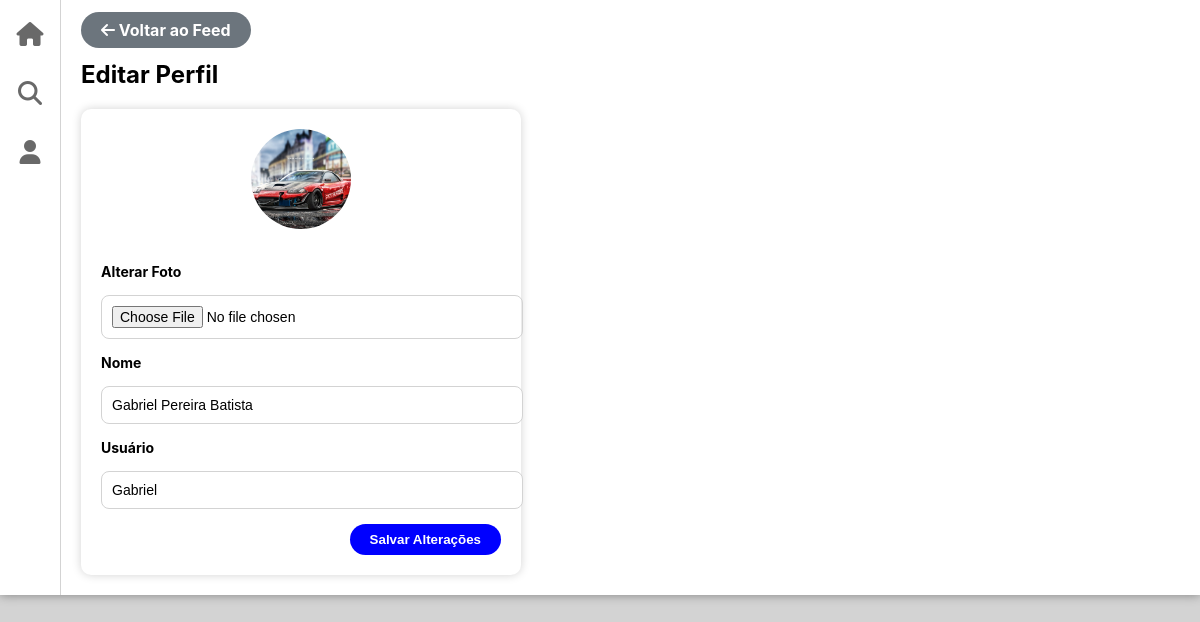
/views/perfil.php (signed in), run on the app's committed database.
### tables this page shows
CREATE TABLE `usuarios` (
  `id` int(11) NOT NULL,
  `nome` varchar(100) NOT NULL,
  `username` varchar(50) NOT NULL,
  `email` varchar(100) NOT NULL,
  `senha` varchar(255) NOT NULL,
  `foto_perfil` varchar(255) DEFAULT 'default.jpg',
  `data_nascimento` date DEFAULT NULL,
  `genero` enum('Feminino','Masculino','Outro') DEFAULT 'Outro',
  `data_cadastro` timestamp NOT NULL DEFAULT current_timestamp()
);

### models/Usuario.php (called while the page is built, shortened)
<?php
class Usuario {
    private $pdo;
    public function __construct($pdo) {
        $this->pdo = $pdo;
    }
    public function buscarPorId($id) {
        $stmt = $this->pdo->prepare("SELECT * FROM usuarios WHERE id = ?");
        $stmt->execute([$id]);
        return $stmt->fetch(PDO::FETCH_ASSOC);
    }
}
?>

### views/perfil.php (the view, shortened to what this page needs)
<?php
require_once '../config/conexao.php';
require_once '../models/Usuario.php';
$userModel = new Usuario($pdo);
$dadosUser = $userModel->buscarPorId($_SESSION['usuario_id']);
?>
<!DOCTYPE html>
<html lang="pt-BR">
<head>
    <link rel="stylesheet" href="../css/estilo.css">
    <link rel="stylesheet" href="https://cdnjs.cloudflare.com/ajax/libs/font-awesome/6.4.0/css/all.min.css">
</head>
<body>
    <div class="container">
        <aside class="sidebar">
            <a href="feed.php" class="sidebar-icon"><i class="fas fa-home"></i></a>
            <a href="pesquisa.php" class="sidebar-icon"><i class="fas fa-search"></i></a>
            <a href="perfil.php" class="sidebar-icon"><i class="fas fa-user"></i></a>
        </aside>
        <main class="content">
            <div style="margin-bottom: 20px;">
                <a href="feed.php" class="post-btn" style="background-color: #6c757d; text-decoration: none;">
                    <i class="fas fa-arrow-left"></i> Voltar ao Feed
                </a>
            </div>
            <h2>Editar Perfil</h2>
            <form class="form-cadastro" method="POST" enctype="multipart/form-data">
                <div style="text-align:center; margin-bottom:15px;">
                    <img src="../img/<?= $dadosUser['foto_perfil'] ?: 'default.jpg' ?>" style="width:100px; height:100px; border-radius:50%; object-fit:cover;">
                </div>
                <label>Alterar Foto</label>
                <input type="file" name="foto">
                <label>Nome</label>
                <input type="text" name="nome" value="<?= $dadosUser['nome'] ?>" required>
                <label>Usuário </label>
                <input type="text" name="usuario" value="<?= $dadosUser['username'] ?>" required>
                <button type="submit" class="post-btn">Salvar Alterações</button>
            </form>
        </main>
    </div>
</body>
</html>

### css/estilo.css (style rules this page uses)
body { font-family: -apple-system, BlinkMacSystemFont, 'Segoe UI', Roboto, Helvetica, Arial, sans-serif; background-color: lightgray; margin: 0; padding: 0; display: flex; justify-content: center; align-items: flex-start; min-height: 100vh; }
.container { display: flex; width: 100%; max-width: 1200px; background-color: white; box-shadow: 0 0 10px gray; }
.sidebar { width: 60px; background-color: white; border-right: 1px solid lightgray; display: flex; flex-direction: column; align-items: center; padding: 20px 0; gap: 30px; }
.sidebar-icon { font-size: 24px; color: dimgray; text-decoration: none; }
.content { flex-grow: 1; padding: 20px; max-width: 600px; }
.post-btn { align-self: flex-end; background-color: blue; color: white; border: none; border-radius: 20px; padding: 8px 20px; font-weight: bold; cursor: pointer; transition: background-color 0.2s; }
.form-cadastro { display: flex; flex-direction: column; gap: 15px; background-color: white; padding: 20px; border-radius: 10px; box-shadow: 0 0 10px lightgray; max-width: 400px; }
.form-cadastro label { font-weight: bold; font-size: 14px; }
.form-cadastro input { padding: 10px; border: 1px solid lightgray; border-radius: 8px; font-size: 14px; width: 100%; }

### data on the page
usuarios: foto_perfil (picture), nome "Gabriel Pereira Batista", usuario "Gabriel"
